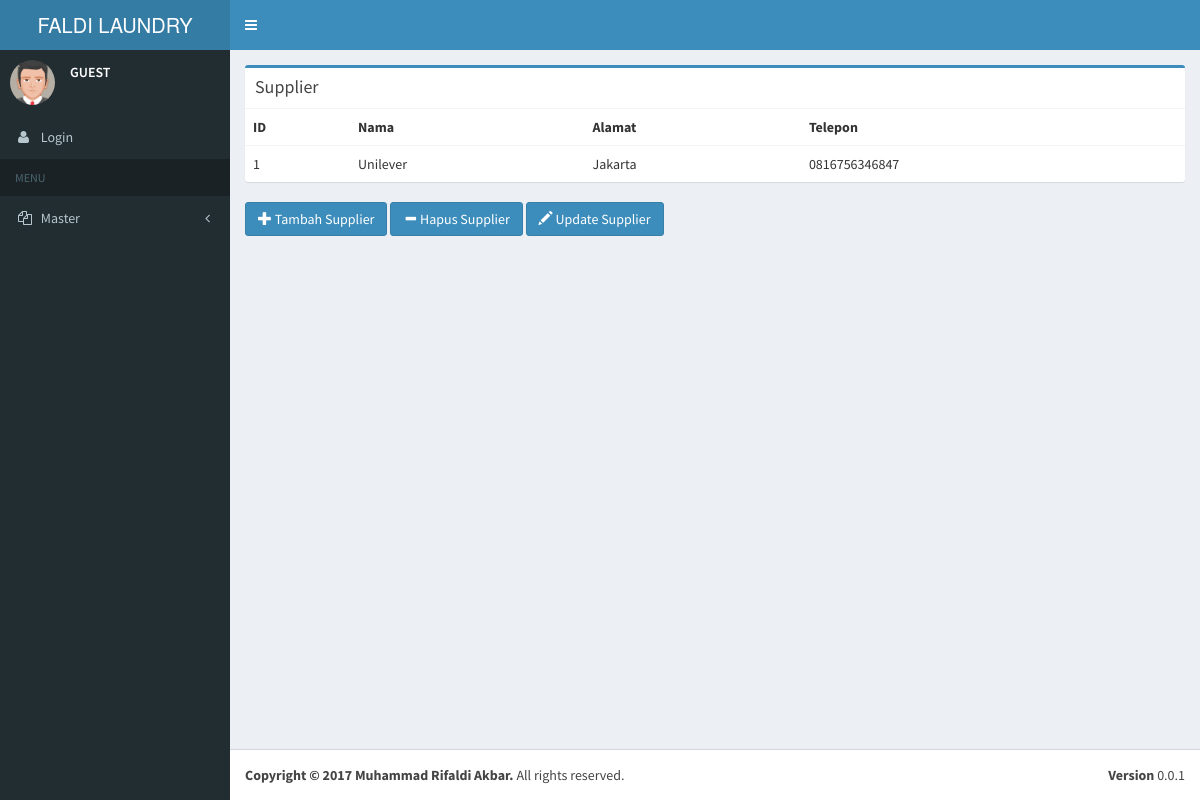
Page /Aplikasi/laundry/index.php?pages=supplier on the committed database.
### tables this page shows
CREATE TABLE `supplier` (
  `IDSupplier` int(5) NOT NULL,
  `NmSupplier` varchar(50) NOT NULL,
  `AlmtSupplier` varchar(50) NOT NULL,
  `TelpSupplier` varchar(20) NOT NULL
);

### Aplikasi/laundry/pages/supplier.php (the view, shortened to what this page needs)
<div class="row">
            <div class="col-xs-12">
              <div class="box box-primary">
                <div class="box-header">
                  <h3 class="box-title">Supplier</h3>
                </div>
                <div class="box-body table-responsive no-padding">
                  <table class="table table-hover">
                    <tr>
                      <th>ID</th>
                      <th>Nama</th>
                      <th>Alamat</th>
                      <th>Telepon</th>
                    </tr>
					<?php
					include('koneksi.php');
					$query = mysqli_query($connection, 'SELECT * FROM supplier');
					if($query)
					{
						while($row = mysqli_fetch_row($query))
						{
							?>
							<tr>
							<td><?php echo $row[0]; ?></td>
							<td><?php echo $row[1]; ?></td>
							<td><?php echo $row[2]; ?></td>
							<td><?php echo $row[3]; ?></td>
							</tr>
							<?php
						}
					}
					?>
                  </table>
                </div>
              </div>
			  <a class="btn btn-primary" href="?pages=tambahsupplier"><span class="glyphicon glyphicon-plus"></span> Tambah Supplier</a>
			  <a class="btn btn-primary" href="?pages=hapussupplier"><span class="glyphicon glyphicon-minus"></span> Hapus Supplier</a>
			  <a class="btn btn-primary" href="?pages=updatesupplier"><span class="glyphicon glyphicon-pencil"></span> Update Supplier</a>
            </div>
          </div>

### rows in the picture
supplier: IDSupplier "1", NmSupplier "Unilever", AlmtSupplier "Jakarta", TelpSupplier "0816756346847"
